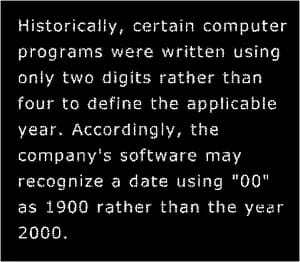
#> input picture 02-Nov/example1.jpeg, 300 x 262 px, found by its file name
$ python 13.py
#> lines starting #> are read from the running program, lines starting #| are printed output that depends on the picture
import cv2
import numpy as np

# Load the image
img = cv2.imread(r'C:\Users\aryan\OneDrive - st.niituniversity.in\DIP\02-Nov\example1.jpeg', cv2.IMREAD_GRAYSCALE)
#> img is the input picture: shape (262, 300); min 0, max 255, mean 22.3

# Generate random Gaussian noise without using built-in functions
mean = 0
stddev = 25  # You can adjust the standard deviation to control the noise intensity
noise = np.random.randn(img.shape[0], img.shape[1]) * stddev
noisy_img = img + noise
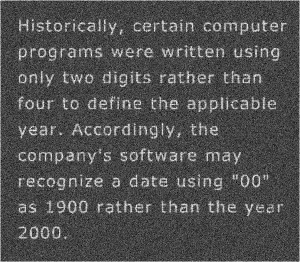
#> noisy_img: shape (262, 300) float64; min -121.3, max 335.8, mean 22.3; drawn with min black and max white

# Ensure the noisy image values are within the valid pixel range (0-255)
noisy_img = np.clip(noisy_img, 0, 255).astype(np.uint8)
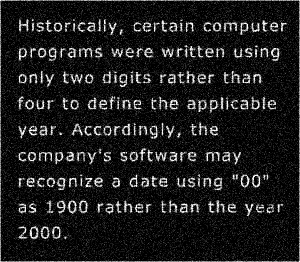
#> noisy_img: shape (262, 300); min 0, max 255, mean 29.6

# Define a structuring element for erosion and dilation with a kernel size of 3
kernel = np.array([[1, 1, 1],
                   [1, 1, 1],
                   [1, 1, 1]], dtype=np.uint8)

# Perform erosion on the noisy image
def custom_erosion(image, kernel):
    eroded_image = np.zeros_like(image)
    kernel_size = kernel.shape[0]
    padding_size = kernel_size // 2
    for i in range(padding_size, image.shape[0] - padding_size):
        for j in range(padding_size, image.shape[1] - padding_size):
            roi = image[i - padding_size:i + padding_size + 1, j - padding_size:j + padding_size + 1]
            min_value = np.min(roi)
            eroded_image[i, j] = min_value
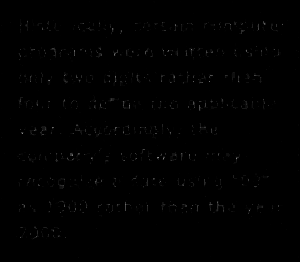
#> eroded_image: shape (262, 300); min 0, max 142, mean 0.9
    return eroded_image

eroded_image = custom_erosion(noisy_img, kernel)

# Perform dilation on the eroded image
def custom_dilation(image, kernel):
    dilated_image = np.zeros_like(image)
    kernel_size = kernel.shape[0]
    padding_size = kernel_size // 2
    for i in range(padding_size, image.shape[0] - padding_size):
        for j in range(padding_size, image.shape[1] - padding_size):
            roi = image[i - padding_size:i + padding_size + 1, j - padding_size:j + padding_size + 1]
            max_value = np.max(roi)
            dilated_image[i, j] = max_value
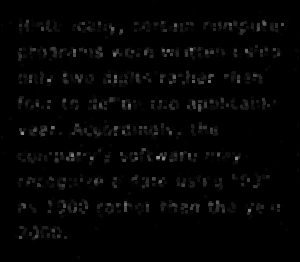
#> dilated_image: shape (262, 300); min 0, max 142, mean 4.3
    return dilated_image

dilated_image = custom_dilation(eroded_image, kernel)

# Display the original, noisy, eroded, and dilated images
cv2.imshow("Input Image", img)
cv2.imshow("Noisy Image", noisy_img)
cv2.imshow("Eroded Image", eroded_image)
cv2.imshow("Dilated Image", dilated_image)
cv2.waitKey(0)
cv2.destroyAllWindows()

$ run again, with 02-Nov/example.jpeg copied over 02-Nov/example1.jpeg
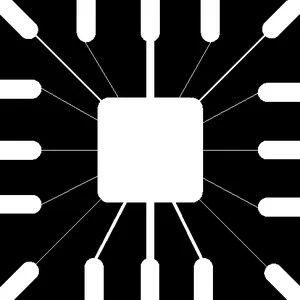
#> input picture 02-Nov/example.jpeg, 300 x 300 px, found by its file name
#> img is the input picture: shape (300, 300); min 0, max 255, mean 71.9
#> `noisy_img = img + noise`:
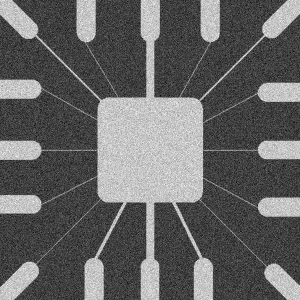
#> noisy_img: shape (300, 300) float64; min -120.3, max 361, mean 71.9; drawn with min black and max white
#> after the loop in custom_dilation, `for i in range(padding_size, image.shape[0] - padding_size):`:
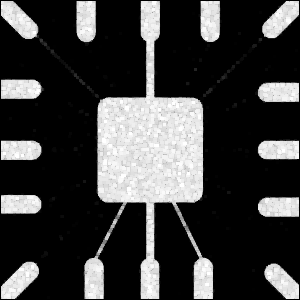
#> dilated_image: shape (300, 300); min 0, max 255, mean 62.1

$ run again, with 02-Nov/011.png saved as 02-Nov/example1.jpeg
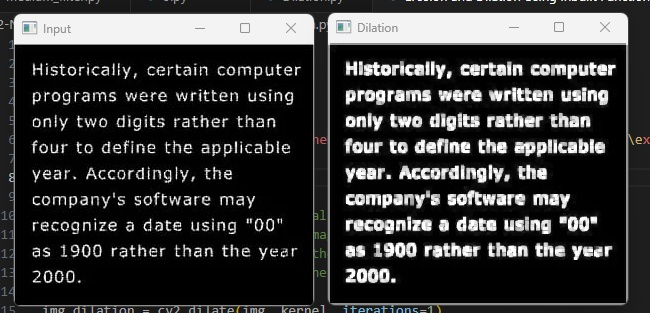
#> input picture 02-Nov/011.png, 650 x 313 px, found by its file name
#> `noisy_img = img + noise`:
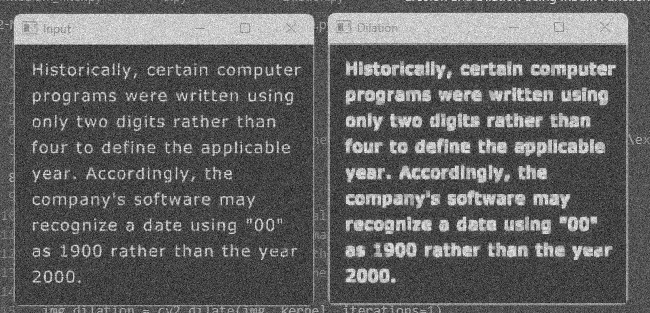
#> noisy_img: shape (313, 650) float64; min -120.3, max 339.6, mean 56.6; drawn with min black and max white
#> after the loop in custom_dilation, `for i in range(padding_size, image.shape[0] - padding_size):`:
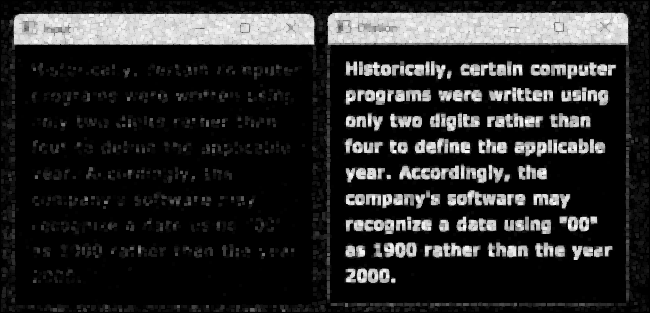
#> dilated_image: shape (313, 650); min 0, max 254, mean 40.2
